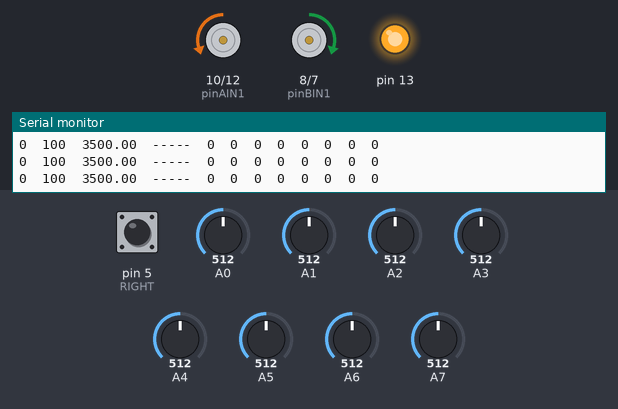
This sketch was run on a simulated Arduino Nano, built with avr-gcc and run on an emulated ATmega328P. Shown: motor-driver pin pairs drawn as motors (green arrow = first pin HIGH = forward, orange = second pin HIGH = backward, longer = more drive, scaled by the enable pin), output pins drawn as LEDs (lit = HIGH), the last lines printed to the serial monitor. The inputs (shaded band) are chosen by the test bench; at power-on: A0 = 512, A1 = 512, A3 = 512, pin 5 (RIGHT) LOW, A2 = 512, A4 = 512, A5 = 512, A6 = 512, A7 = 512.

Above: at 6.2 s.
6.3 s: A0 set to 50
At 6.9 s:
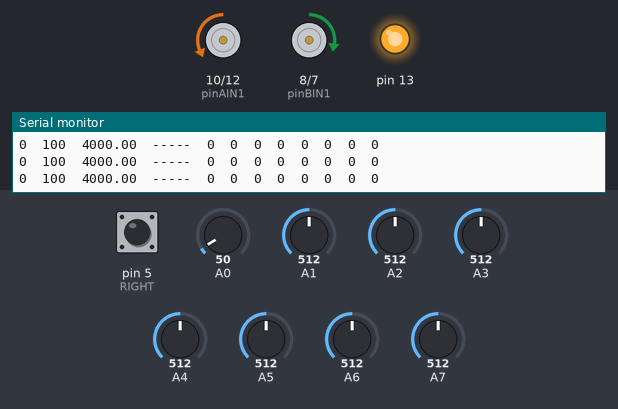
7.8 s: A0 set to 992
At 9.2 s:
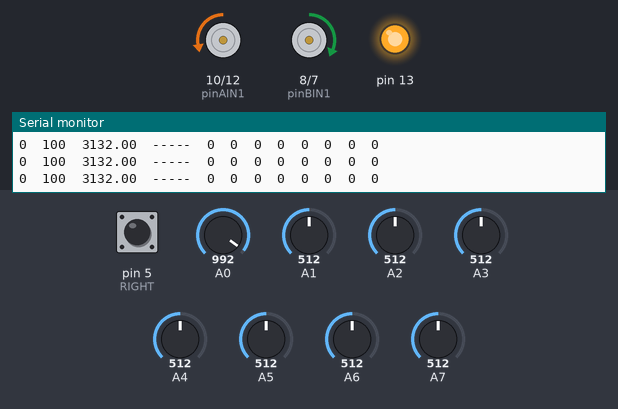
12.4 s: A1 set to 50
At 12.9 s:
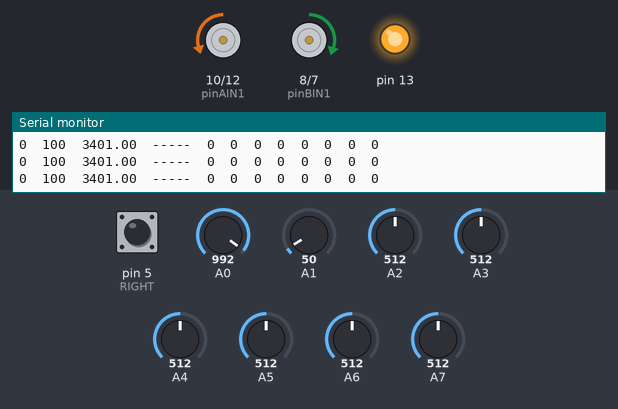
15.4 s: A3 set to 109
At 16.2 s:
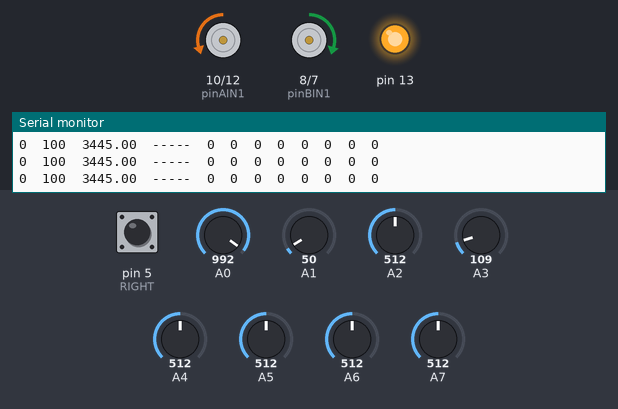
18.4 s: A3 set to 94
Timing chart, 0 to 21.4 s (numbered marks = the images above; inputs shaded):
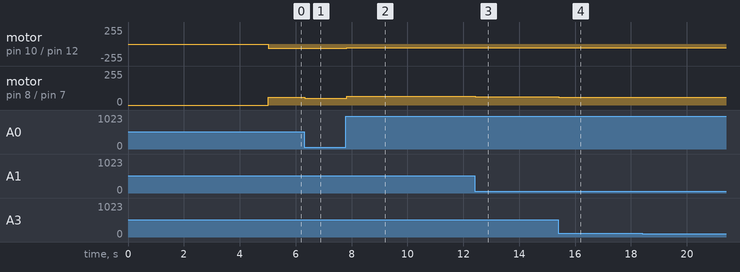

The sketch:

Siguelineas2022_v60.ino
```cpp
#include <QTRSensors.h>
/*
###Código diseñado de manera que:###

      MOTOR A = MOTOR IZQUIERDO
      MOTOR B = MOTOR DERECHO

###Siguelineas laterales:###

      4 = SENSOR QTR IZQUIERDO
      5 = SENSOR QTR DERECHO

###Aclaraciones###

      Bandas de linea a la derecha = Inicio/Final
      Bandas de linea a la izquierda = Cambio de curvatura

*/
#define pinPWMA  11
#define pinAIN2  12
#define pinAIN1  10
#define pinBIN1  8
#define pinBIN2  7
#define pinPWMB  6
#define pinSTBY  9

#define vnomin 60

//MOTORS//
const int pinMotorA[3] = { pinPWMA, pinAIN2, pinAIN1 };
const int pinMotorB[3] = { pinPWMB, pinBIN1, pinBIN2 };
//QTR SENSORS//
const uint8_t SensorCount = 8;
uint16_t sensorValues[SensorCount];
uint16_t sensorValuesm[SensorCount];
//QTR LATERAL//
const uint8_t SensorCountl = 1;
uint16_t sensorValuesl[SensorCountl];
//PID VALUES//
float kp=1.5, kd=0, ki=0; //35
//PROGRAM VARIABLES//
float vn=60; //vn=100;
float cor=0, e=0, eprev=0, sum=0;
float pos=0;
float reg=0;
float va=0, vb=0;
int startstop = 0;
int flag=0;
int flagm=0;
float timer=0;


//Funciones que controlan el vehiculo
void Forward(float speedA, float speedB){
    moveMotorForward(pinMotorA, speedA);
    moveMotorForward(pinMotorB, speedB);
}

void Back(float speedA, float speedB){
    moveMotorBackward(pinMotorA, speedA);
    moveMotorBackward(pinMotorB, speedB);
}

void turnRigth(float rotspeed){
    moveMotorForward(pinMotorA, rotspeed);
    moveMotorBackward(pinMotorB, rotspeed);
}

void turnLeft(float rotspeed){
    moveMotorBackward(pinMotorA, rotspeed);
    moveMotorForward(pinMotorB, rotspeed);
}

void Stop(){
  disableMotors();
  stopMotor(pinMotorA);
  stopMotor(pinMotorB);
  enableMotors();
}

//Funciones que controlan los motores
void moveMotorForward(const int pinMotor[3], int Speed){
  digitalWrite(pinMotor[1], HIGH);
  digitalWrite(pinMotor[2], LOW);
  analogWrite(pinMotor[0], Speed);
}
void moveMotorBackward(const int pinMotor[3], int Speed){
  digitalWrite(pinMotor[1], LOW);
  digitalWrite(pinMotor[2], HIGH);
  analogWrite(pinMotor[0], Speed);
}
void stopMotor(const int pinMotor[3]){
  digitalWrite(pinMotor[1], LOW);
  digitalWrite(pinMotor[2], LOW);
  analogWrite(pinMotor[0], 0);
}
void enableMotors() {digitalWrite(pinSTBY, HIGH);}
void disableMotors(){digitalWrite(pinSTBY, LOW);}

float regulator(float e){
  cor = (kp*e) + (kd*(e- eprev)) + (ki*sum);
  eprev = e;
  sum = sum + e;
  return cor;
  }
void printe(){
  Serial.print(startstop);
  Serial.print('\t');
  Serial.print(sensorValuesl[0]);
  Serial.print('\t');
  Serial.print(pos);
  Serial.print('\t');
  Serial.print("-----");
  Serial.print('\t');
  Serial.print(sensorValuesm[0]);
  Serial.print('\t');
  Serial.print(sensorValuesm[1]);
  Serial.print('\t');
  Serial.print(sensorValuesm[2]);
  Serial.print('\t');
  Serial.print(sensorValuesm[3]);
  Serial.print('\t');
  Serial.print(sensorValuesm[4]);
  Serial.print('\t');
  Serial.print(sensorValuesm[5]);
  Serial.print('\t');
  Serial.print(sensorValuesm[6]);
  Serial.print('\t');
  Serial.print(sensorValuesm[7]);
  Serial.print('\n');
  }
QTRSensors qtr;
QTRSensors qtrl;

void setup()
{
  Serial.begin(9600);
  //motors
  pinMode(pinAIN2, OUTPUT);
  pinMode(pinAIN1, OUTPUT);
  pinMode(pinPWMA, OUTPUT);
  pinMode(pinBIN1, OUTPUT);
  pinMode(pinBIN2, OUTPUT);
  pinMode(pinPWMB, OUTPUT);
  //qtr sensors
  pinMode(A0, INPUT);
  pinMode(A1, INPUT);
  pinMode(A2, INPUT);
  pinMode(A3, INPUT);
  pinMode(A4, INPUT);
  pinMode(A5, INPUT);
  pinMode(A6, INPUT);
  pinMode(A7, INPUT);
  //qtr laterales
  pinMode(5, INPUT);    //RIGHT
  // led pin
  pinMode(13, OUTPUT);

  // configure the sensors
  qtr.setTypeAnalog();
  qtr.setSensorPins((const uint8_t[]){A0, A1, A2, A3, A4, A5, A6, A7}, SensorCount);

  // lateral sensors
  qtrl.setTypeRC();
  qtrl.setSensorPins((const uint8_t[]){5}, SensorCountl);          //5 right sensor //

  // calibration
  for (uint16_t i = 0; i < 200; i++)
  {
    qtr.calibrate();
  }

  digitalWrite(13, HIGH);

  enableMotors();
}

void loop()
{
  printe();
  if (startstop==0){
    qtrl.read(sensorValuesl);                // black = 2500 // white = 0
    pos = qtr.readLineBlack(sensorValues);   //centre=3500;  line to the left=0;  line to the right=7000//
    e= (pos-3500)/100;
    reg = regulator (e);
    va = vn + reg;
    vb = vn - reg;
    if (va>=255){
      va=255;
    }
    if (va<0){
      va=0;
    }
    if (vb>=255){
      vb=255;
    }
    if (vb<0){
      vb=0;
    }
    //###########################################
    //###### To know when to start or stop ######
    //###########################################
    if (sensorValuesl[0] >= 1000){
      flag=1;
      }
    if (sensorValuesl[0] <= 1000){
      if (flag==1){
        vn=vnomin;
        startstop=1;
        flag=0;
        }
      }
    //##########################################
    Forward(va,vb);
  }
  else{
      if (startstop==1){

      qtr.read(sensorValuesm);
      if((sensorValuesm[2]>=500)&&(sensorValuesm[3]>=500)&&(sensorValuesm[4]>=500)&&(sensorValuesm[5]>=500)){
        flagm=1;
        timer=millis();
        }
      if((flagm==1)&&(millis()-timer>=1000)){
        flagm=0;
        timer=0;
        }

      qtrl.read(sensorValuesl);                // black = 2500 // white = 0
      pos = qtr.readLineBlack(sensorValues);   //centre=3500;  line to the left=0;  line to the right=7000//
      e= (pos-3500)/100;
      reg = regulator (e);
      va = vn + reg;
      vb = vn - reg;
      if (va>=255){
        va=255;
      }
      if (va<0){
        va=0;
      }
      if (vb>=255){
        vb=255;
      }
      if (vb<0){
        vb=0;
      }
      //###########################################
      //###### To know when to start or stop ######
      //###########################################
      if((2000 <= pos) && (pos <= 5000)){
        if(flagm==0){
          if (sensorValuesl[0] >= 1000){
            flag=1;
            }
          if (sensorValuesl[0] <= 1000){
            if (flag==1){
              //startstop=2;
              flag=0;
              timer=millis();
              }
            }
        }
      }
      //##########################################
      Forward(va,vb);
    }
    else{
      qtrl.read(sensorValuesl);
      vn=0;
      Stop();
      if((millis()-timer) >= 2500){
        vn=vnomin;
        startstop=1;
        timer=0;
        }
    }
  }
}
```

Measured:
- after the input at 6.3 s, motor on pin 10 (pinAIN1) / pin 12 (pinAIN2): backward 60/255 → backward 67/255 at once; motor on pin 8 (pinBIN1) / pin 7 (pinBIN2): forward 60/255 → forward 52/255 at once
- after the input at 7.8 s, motor on pin 10 (pinAIN1) / pin 12 (pinAIN2): backward 67/255 → backward 54/255 at once; motor on pin 8 (pinBIN1) / pin 7 (pinBIN2): forward 52/255 → forward 65/255 at once
- after the input at 12.4 s, motor on pin 10 (pinAIN1) / pin 12 (pinAIN2): backward 54/255 → backward 58/255 at once; motor on pin 8 (pinBIN1) / pin 7 (pinBIN2): forward 65/255 → forward 61/255 at once
- after the input at 15.4 s, motor on pin 10 (pinAIN1) / pin 12 (pinAIN2): backward 58/255 → backward 59/255 at once; motor on pin 8 (pinBIN1) / pin 7 (pinBIN2): forward 61/255 → forward 60/255 at once
